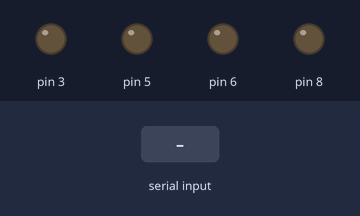
Bench run of a sketch on a simulated Arduino Uno, built with avr-gcc and run on an emulated ATmega328P. Shown: output pins drawn as LEDs (lit = HIGH). The test bench sets the inputs (shaded band).

Above: at 1.2 s.
1.3 s: "F" received over Serial
At 1.9 s:
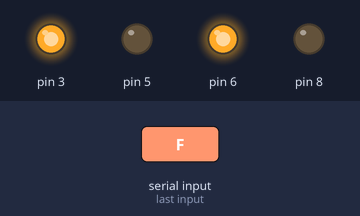
2.8 s: "B" received over Serial
At 4.0 s:
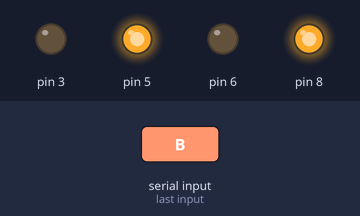
4.3 s: "L" received over Serial
At 5.4 s:
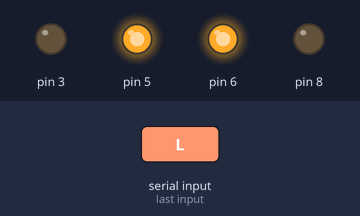
5.8 s: "R" received over Serial
At 6.5 s:
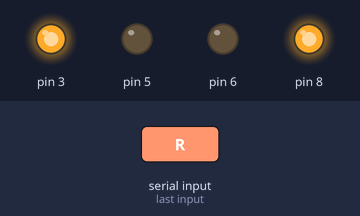
7.3 s: "S" received over Serial
At 7.7 s:
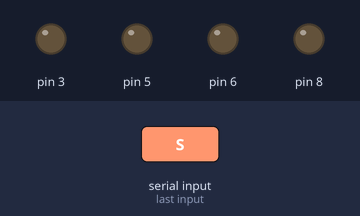
Timing chart, 0 to 9.8 s (numbered marks = the images above; inputs shaded):
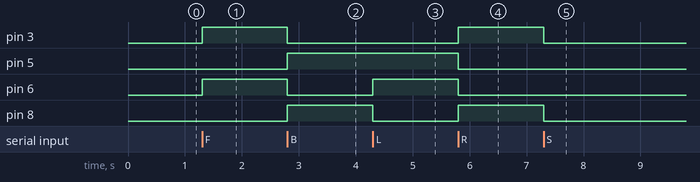

Measured:
- after the input at 1.3 s, pin 3, pin 6: LOW → HIGH at once
- after the input at 2.8 s, pin 3, pin 6: HIGH → LOW at once; pin 5, pin 8: LOW → HIGH at once
- after the input at 4.3 s, pin 6: LOW → HIGH at once; pin 8: HIGH → LOW at once
- after the input at 5.8 s, pin 3, pin 8: LOW → HIGH at once; pin 5, pin 6: HIGH → LOW at once
- after the input at 7.3 s, pin 3, pin 8: HIGH → LOW at once

The sketch:

g2.ino
```cpp
char data; // Variable to store received data

void setup() {
  Serial.begin(9600); // Start serial communication at 9600 baud rate

  // Set motor control pins as output
  pinMode(8, OUTPUT);
  pinMode(6, OUTPUT);
  pinMode(5, OUTPUT);
  pinMode(3, OUTPUT);

}

void loop() {
  if (Serial.available() > 0) {
    data = Serial.read(); // Read received data

    // Control motor movement based on received data
    switch (data) {
     case 'F':   // Forward
  digitalWrite(3, HIGH);
  digitalWrite(5, LOW);
  digitalWrite(6, HIGH);
  digitalWrite(8, LOW);
  break;

case 'B':   // Backward
  digitalWrite(3, LOW);
  digitalWrite(5, HIGH);
  digitalWrite(6, LOW);
  digitalWrite(8, HIGH);
  break;

case 'L':   // Left
  digitalWrite(3, LOW);
  digitalWrite(5, HIGH);
  digitalWrite(6, HIGH);
  digitalWrite(8, LOW);
  break;

case 'R':   // Right
  digitalWrite(3, HIGH);
  digitalWrite(5, LOW);
  digitalWrite(6, LOW);
  digitalWrite(8, HIGH);
  break;

case 'S':   // Stop
  digitalWrite(3, LOW);
  digitalWrite(5, LOW);
  digitalWrite(6, LOW);
  digitalWrite(8, LOW);
  break;
  }
}}
```
